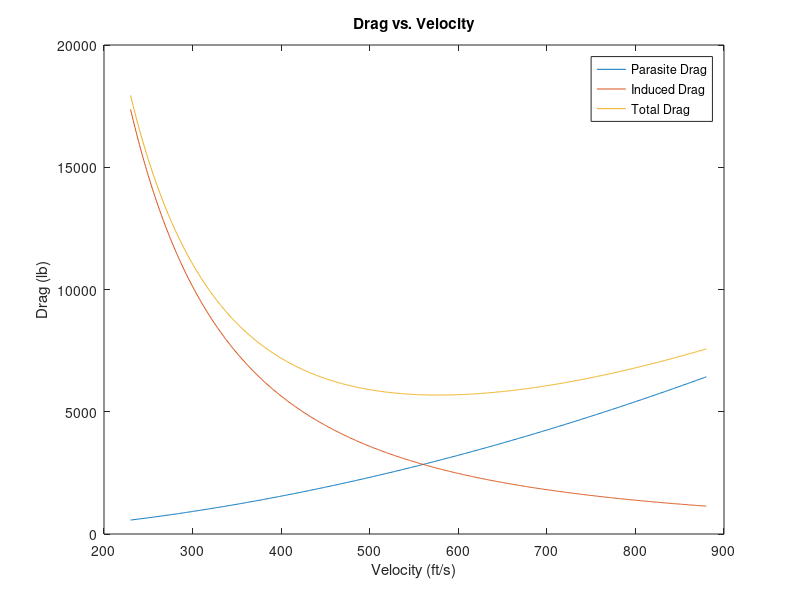
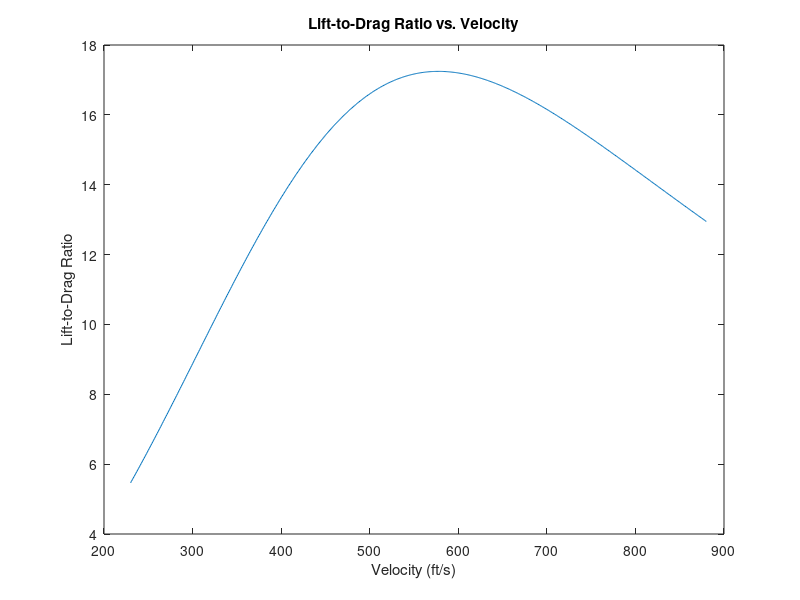

Write the MATLAB code that produced these figures, in order.
% Clear workspace and close figures
clc; clear; close all;

% ===================== Environment Conditions =====================
rho = 0.0008754; % Air density (slug/ft^3)
T = 400;         % Temperature (°R)
mu = 3.025E-7;   % Dynamic viscosity (lb*s/ft^2)

% ===================== Geometry Parameters =====================
% Aircraft weight
W = 98000; % Weight (lb)

% Wing geometry
b_wing = 97;                % Wingspan (ft)
S_ref = 580.545 * 2;        % Reference area (ft^2)
t_c_wing = 0.1374;    % Thickness-to-chord ratio
swept_angle_wing = 6;       % Sweep angle (degrees)
sigma_wing = 0.26;          % Taper ratio
C_r_0_wing = 19;            % Root chord length (ft)

% Fuselage geometry
L_f = 92;                       % Fuselage length (ft)
D_f = 11;                       % Fuselage diameter (ft)
S_wet_f = 0.8 * pi * D_f * L_f; % Wetted area (ft^2)

% Horizontal tail geometry
S_ref_ht = 261;            % Horizontal tail area (ft^2)
t_c_ht = 0.09;             % Thickness-to-chord ratio
swept_angle_ht = 31.6;     % Sweep angle (degrees)
sigma_ht = 0.35;           % Taper ratio
C_r_ht = 11.1;             % Root chord length (ft)

% Vertical tail geometry
S_ref_vt = 161;            % Vertical tail area (ft^2)
t_c_vt = 0.09;             % Thickness-to-chord ratio
swept_angle_vt = 43.5;     % Sweep angle (degrees)
sigma_vt = 0.8;            % Taper ratio
C_r_vt = 15.5;             % Root chord length (ft)

% Pylon geometry
S_wet_p = 117;          % Wetted area (ft^2)
t_c_p = 0.06;           % Thickness-to-chord ratio
swept_angle_p = 0;      % Sweep angle (degrees)
sigma_p = 1;            % Taper ratio
c_p = 16.2;             % Chord length (ft)

% Nacelle geometry
S_wet_n = 455;          % Wetted area (ft^2)
Ln_Dn = 5;              % Length-to-diameter ratio
L_n = 16.8;             % Nacelle length (ft)

% ===================== Arrays for Graphing Results =====================
D_p = [];       % Parasite drag
D_i = [];       % Induced drag
D_total = [];   % Total drag
L_D = [];       % Lift-to-drag ratio

% ===================== Loop over Velocity Range =====================
for v = 230:880 % True airspeed (ft/s)
    % ===== (a) Parasite Drag Coefficient Calculation =====
    R_L = (rho * v) / mu;        % Reynolds number over characteristic length
    q = 0.5 * rho * v^2;         % Dynamic pressure (lb/ft^2)
    
    % ----- Wing Parasite Drag -----
    C_t_wing = sigma_wing * C_r_0_wing;      % Tip chord
    C_r_e_wing = 17.4056;                    % Root chord from model (ft)
    MAC_wing = (2/3) * (C_r_e_wing + C_t_wing - (C_r_e_wing * C_t_wing)/(C_r_e_wing + C_t_wing)); % Mean aerodynamic chord (ft)
    Re_wing = R_L * MAC_wing;                % Reynolds number (wing)
    C_f_wing = 0.0798 * Re_wing^-0.195;      % Skin friction coefficient (wing)
    Z = ((2 - 0.5^2) * cosd(swept_angle_wing)) / sqrt(1 - 0.5^2 * cosd(swept_angle_wing)^2); 
    K_wing = 1 + Z * t_c_wing + 100 * t_c_wing^4;  % Form factor
    S_wet_wing = 2*(498.95 + 496.3);         % Wetted area from model (ft^2)
    f_wing = K_wing * C_f_wing * S_wet_wing; % Equivalent profile drag area
    C_Dp_wing = f_wing / S_ref;              % Parasite drag coefficient (wing)

    % ----- Fuselage Parasite Drag -----
    Re_f = R_L * L_f;                        % Reynolds number (fuselage)
    C_f_f = 0.0798 * Re_f^(-0.195);          % Skin friction coefficient (fuselage)
    Lf_Df = L_f / D_f;                       % Length-to-diameter ratio
    K_f = 2.29 - 0.353 * Lf_Df + 0.038 * Lf_Df^2 - 1.48E-03 * Lf_Df^3; % Form factor (fuselage)
    f_f = K_f * C_f_f * S_wet_f;             % Equivalent profile drag area
    C_Dp_fuselage = f_f / S_ref;             % Parasite drag coefficient (fuselage)
    
    % ----- Horizontal Tail Parasite Drag -----
    MAC_ht = (2/3) * C_r_ht * (1 + sigma_ht - sigma_ht / (1 + sigma_ht)); % Mean aerodynamic chord (ft)
    Re_ht = R_L * MAC_ht;                   % Reynolds number (horizontal tail)
    C_f_ht = 0.0798 * Re_ht^-0.195;         % Skin friction coefficient (horizontal tail)
    Z_ht = ((2 - 0.5^2) * cosd(swept_angle_ht)) / sqrt(1 - 0.5^2 * cosd(swept_angle_ht)^2); 
    K_ht = 1 + Z_ht * t_c_ht + 100 * t_c_ht^4; % Form factor
    S_wet_ht = 2 * 1.02 * S_ref_ht;         % Wetted area (ft^2)
    f_ht = K_ht * C_f_ht * S_wet_ht;        % Equivalent profile drag area
    C_Dp_horizontal_tail = f_ht / S_ref;    % Parasite drag coefficient (horizontal tail)

    % ----- Vertical Tail Parasite Drag -----
    MAC_vt = (2/3) * C_r_vt * (1 + sigma_vt - sigma_vt / (1 + sigma_vt)); % Mean aerodynamic chord (ft)
    Re_vt = R_L * MAC_vt;                   % Reynolds number (vertical tail)
    C_f_vt = 0.0798 * Re_vt^-0.195;         % Skin friction coefficient (vertical tail)
    Z_vt = ((2 - 0.5^2) * cosd(swept_angle_vt)) / sqrt(1 - 0.5^2 * cosd(swept_angle_vt)^2); 
    K_vt = 1 + Z_vt * t_c_vt + 100 * t_c_vt^4; % Form factor
    S_wet_vt = 2 * 1.02 * S_ref_vt;         % Wetted area (ft^2)
    f_vt = K_vt * C_f_vt * S_wet_vt;        % Equivalent profile drag area
    C_Dp_vertical_tail = f_vt / S_ref;      % Parasite drag coefficient (vertical tail)

    % ----- Nacelle Parasite Drag -----
    Re_n = R_L * L_n;                     % Reynolds number (nacelle)
    C_f_n = 0.0798 * Re_n^-0.195;         % Skin friction coefficient (nacelle)
    K_n = 2.29 + -0.353*Ln_Dn + 0.038*Ln_Dn^2 + -1.48E-03*Ln_Dn^3;         % Form factor based on length-to-diameter ratio
    f_n = K_n * C_f_n * S_wet_n;          % Equivalent profile drag area for nacelle
    C_Dp_nacelles = f_n / S_ref;          % Parasite drag coefficient (nacelle)

    % ----- Pylon Parasite Drag -----

    Re_p = R_L * c_p;                     % Reynolds number (Pylon)
    C_f_p = 0.0798*Re_p^(-0.195);         % Skin friction coefficient (Pylon)
    Z_p = ( (2-0.5^2)*cos(deg2rad(swept_angle_p)) ) / sqrt(1 - 0.5^2*(cos(deg2rad(swept_angle_p)))^2);
    K_p = 1 + Z_p*t_c_p + 100*t_c_p^4;    % Form factor
    f_p = K_p * C_f_p * S_wet_p;          % Equivalent profile drag area for Pylon
    C_Dp_pylon = f_p/S_ref;               % Parasite drag coefficient (Pylon)

    % ===== Total Parasite Drag Coefficient =====
    C_Dp_total = 1.1 * (C_Dp_wing + C_Dp_fuselage + C_Dp_horizontal_tail + C_Dp_vertical_tail + C_Dp_nacelles + C_Dp_pylon);

    % ===== (b) Induced Drag Coefficient Calculation =====
    C_L = W / (q * S_ref);                 % Lift coefficient
    AR = b_wing^2 / S_ref;                 % Aspect ratio
    
    % ----- Oswald Efficiency Factor (e) -----
    if 0.0100 < C_Dp_total && C_Dp_total < 0.0150
        e1 = 0.969 - 0.0117 * AR + 1.85E-04 * AR^2;
        e15 = 0.975 - 0.0184 * AR + 3.7E-04 * AR^2;
        e = (e15 - e1) * (C_Dp_total - 0.0100) / (0.0150 - 0.0100) + e1;
        
    elseif 0.0150 < C_Dp_total && C_Dp_total < 0.0200
        e15 = 0.975 - 0.0184 * AR + 3.7E-04 * AR^2;
        e2 = 0.97 - 0.0226 * AR + 4.4E-04 * AR^2;
        e = (e2 - e15) * (C_Dp_total - 0.0150) / (0.0200 - 0.0150) + e15;
        
    elseif 0.0200 < C_Dp_total && C_Dp_total < 0.0250
        e2 = 0.97 - 0.0226 * AR + 4.4E-04 * AR^2;
        e25 = 0.958 - 0.0247 * AR + 4.07E-04 * AR^2;
        e = (e25 - e2) * (C_Dp_total - 0.0200) / (0.0250 - 0.0200) + e2;
        
    else
        disp('ERROR IN Oswald efficiency e');
    end


    % Induced drag coefficient
    C_Di = C_L^2 / (pi * AR * e);

    % ===== Forces =====
    D_p(end+1) = q * S_ref * C_Dp_total;       % Parasite drag
    D_i(end+1) = q * S_ref * C_Di;             % Induced drag
    C_D_total = C_Di + C_Dp_total;             % Total drag coefficient
    D_total(end+1) = q * S_ref * C_D_total;    % Total drag
    L_D(end+1) = C_L / C_D_total;              % Lift-to-drag ratio
end

% ===================== Plotting Results =====================
v_list = 230:880; % Velocity range for plotting

% Plot Parasite, Induced, and Total Drag vs Velocity
figure;
plot(v_list, D_p, v_list, D_i, v_list, D_total);
xlabel('Velocity (ft/s)');
ylabel('Drag (lb)');
legend('Parasite Drag', 'Induced Drag', 'Total Drag');
title('Drag vs. Velocity');

% Plot Lift-to-Drag Ratio vs Velocity
figure;
plot(v_list, L_D);
xlabel('Velocity (ft/s)');
ylabel('Lift-to-Drag Ratio');
title('Lift-to-Drag Ratio vs. Velocity');
